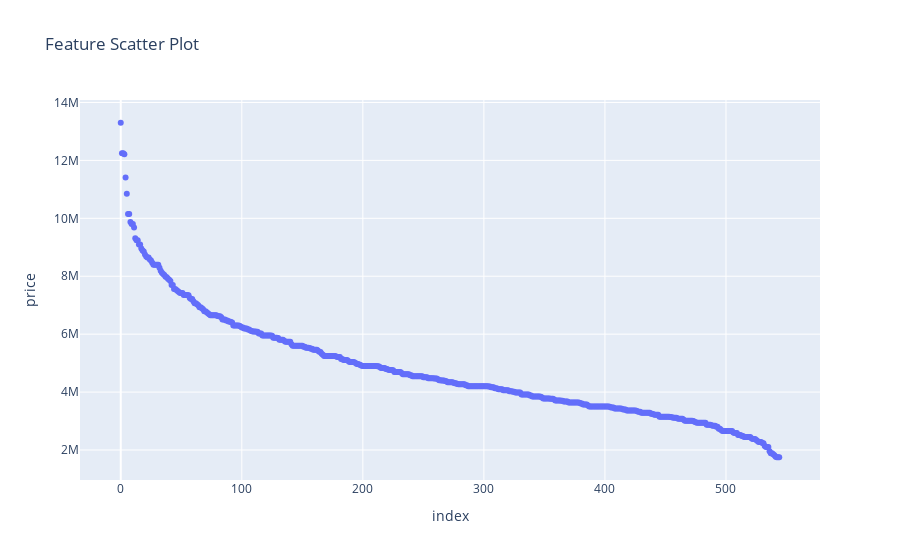

Notebook cell for this chart:
### Code cell
import matplotlib.pyplot as plt
import plotly.express as px
%matplotlib inline
fig = px.scatter(df,x=df.index, y='price', title='Feature Scatter Plot')
fig.show()

### Figure 1 — Plotly figure (JSON) as saved in the notebook; plotly's stock layout.template omitted (floating-point values rounded to 4 significant figures; data arrays with more than 128 entries replaced by an {"elided": "..."} marker saying what was removed)
{"data": [{"hovertemplate": "index=%{x}<br>price=%{y}<extra></extra>", "legendgroup": "", "marker": {"color": "#636efa", "symbol": "circle"}, "mode": "markers", "name": "", "orientation": "v", "showlegend": false, "type": "scatter", "x": {"elided": "545 int values"}, "xaxis": "x", "y": {"elided": "545 int values"}, "yaxis": "y"}], "layout": {"legend": {"tracegroupgap": 0}, "title": {"text": "Feature Scatter Plot"}, "xaxis": {"anchor": "y", "domain": [0, 1], "title": {"text": "index"}}, "yaxis": {"anchor": "x", "domain": [0, 1], "title": {"text": "price"}}}}
